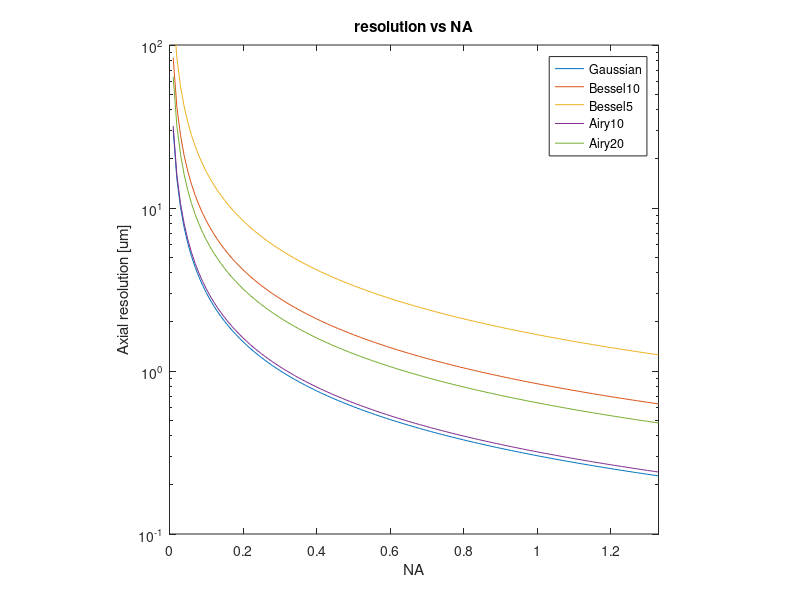
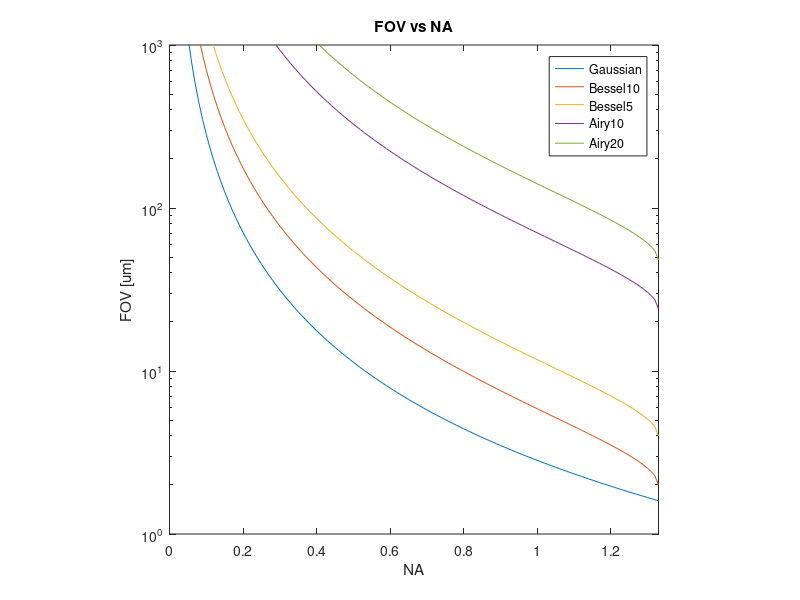
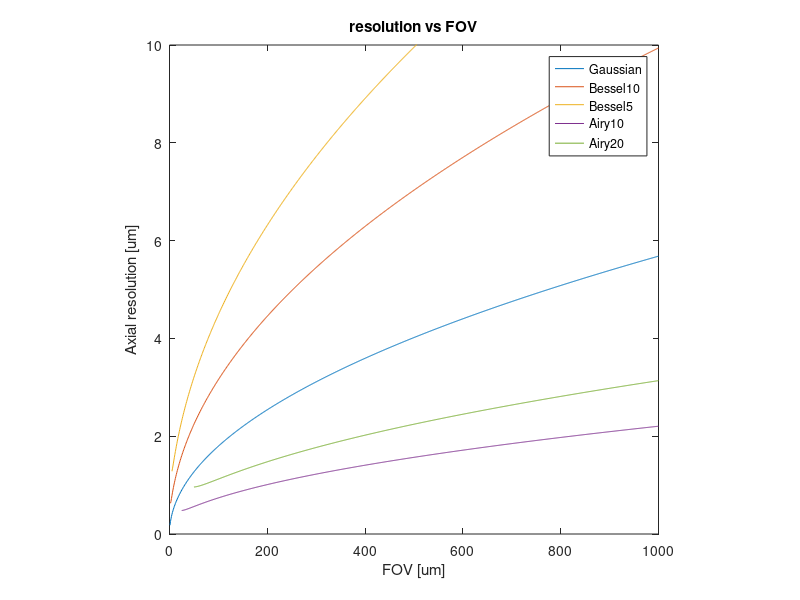

These figures' MATLAB source, in order:
%%% Analytical Gaussian, Bessel, and Airy Resolution/FOV Plots

lambda=0.532; %um
n=1.33;
%resolution and FOV (NA,alpha,beta)
rG=@(NA) lambda/2./NA/0.88;
FovG=@(NA) 4*lambda*n./(NA.^2);
rG=@(NA) lambda/2./NA/0.88;
rB=@(NA,b) 0.05*pi*lambda./NA./b;
FovB=@(NA,b) lambda/2/n./b./(1-sqrt(1-(NA/n).^2));
rA=@(NA,a) max(0.12.*a*lambda/2./NA,lambda/2./NA/0.88);
FovA=@(NA,a) 6.*a*lambda/n./(1-sqrt(1-(NA/n).^2));

%resolution as function of FOV[fov],alpha,beta)
rG_FOV=@(fov) lambda/0.88/2.*sqrt(fov/4/lambda/n);
rB_FOV=@(fov,b) 0.05*pi*lambda./b/n./sqrt(1-(1-(lambda/2/n./b./fov)).^2);
rA_FOV=@(fov,a) min(lambda.*a*0.12/n./sqrt(1-(1-(6.*a*lambda/n./fov)).^2),lambda/0.88/2.*sqrt(fov/4/lambda));

% rG(0.42)
% FovG(0.42)
% rB(0.42,[0.1,0.05])
% FovB(0.42,[0.1,0.05])
% rA(0.42,[2.5,5,10,20])
% FovA(0.42,[2.5,5,10,20])

NAs=[0.01:0.01:1.33];

figure;semilogy(NAs,rG(NAs),NAs,rB(NAs,0.1),NAs,rB(NAs,0.05),NAs,rA(NAs,10),NAs,rA(NAs,20));
title('resolution vs NA');
xlabel('NA');
ylabel('Axial resolution [um]');
axis square;
xlim([0 1.33]);
ylim([10^-1 10^2]);
legend('Gaussian','Bessel10','Bessel5','Airy10','Airy20');

figure;semilogy(NAs,FovG(NAs),NAs,FovB(NAs,0.1),NAs,FovB(NAs,0.05),NAs,FovA(NAs,10),NAs,FovA(NAs,20));
title('FOV vs NA');
xlabel('NA');
ylabel('FOV [um]');
axis square;
xlim([0 1.33]);
ylim([10^0 10^3]);
legend('Gaussian','Bessel10','Bessel5','Airy10','Airy20');

fovs=[1:1000];

figure;plot(fovs,rG_FOV(fovs),fovs,rB_FOV(fovs,0.1),fovs(5:end),rB_FOV(fovs(5:end),0.05),fovs(25:end),rA_FOV(fovs(25:end),10),fovs(50:end),rA_FOV(fovs(50:end),20));
title('resolution vs FOV');
xlabel('FOV [um]');
ylabel('Axial resolution [um]');
axis square;
xlim([0 1000]);
ylim([0 10]);
legend('Gaussian','Bessel10','Bessel5','Airy10','Airy20');



